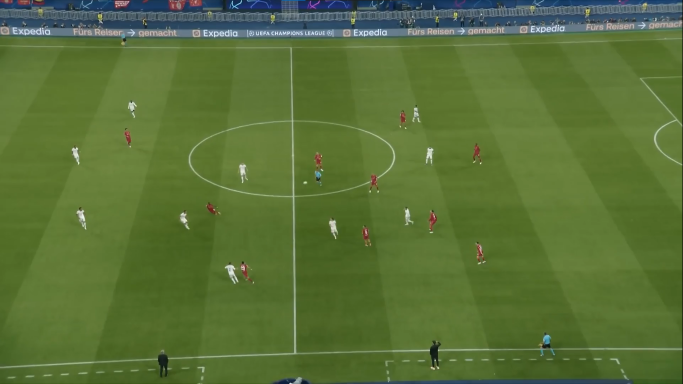
#> input picture Task 2 - Medical Image Classifier and Football games analyzer/SampleImage.png, 1366 x 768 px (shown at 1/2 size)
$ python test.py
#> lines starting #> are read from the running program, lines starting #| are printed output that depends on the picture; after the words box and inside, x2 and y2 are one past the last pixel; in counts of white or black regions, pixels touching at a corner belong together
import cv2

# Load the image (replace 'image.jpg' with the path to your image)
image = cv2.imread('SampleImage.png')
#> image is the input picture: shape (768, 1366, 3); mean B, G, R 55.4, 112.5, 88.6

target_width, target_height = 1366, 720
original_width, original_height = 1920, 1080  # Assuming the original image is 1080p

# Calculate scaling factors
scale_x = target_width / original_width
scale_y = target_height / original_height

# Example YOLO-style bounding box values
center_x = 1223.846923828125 * scale_x  # x-coordinate of the center
center_y = 999.3421020507812 * scale_y  # y-coordinate of the center
width = 33.0718994140625 * scale_x    # width of the box
height = 85.6131591796875 * scale_y # height of the box

# Calculate the top-left and bottom-right corners of the bounding box
top_left = (int(center_x - width / 2), int(center_y - height / 1.3 + height))
bottom_right = (int(center_x + width / 2), int(center_y + height / 2  + height))

# Draw the rectangle on the image
cv2.rectangle(image, top_left, bottom_right, color=(0, 255, 0), thickness=2)
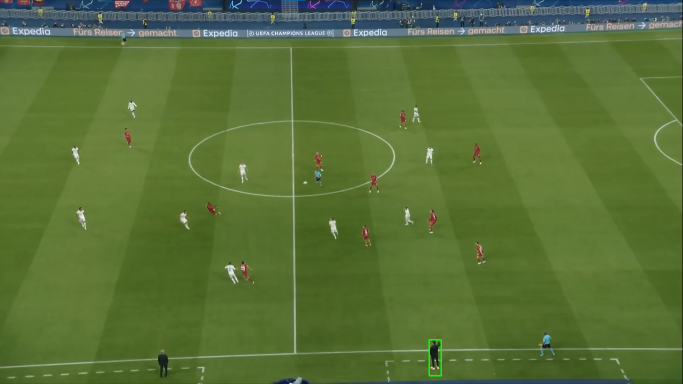
#> image: shape (768, 1366, 3) (shown at 1/2 size); 0.05% of pixels changed, all inside (x1, y1, x2, y2) = (857, 678, 884, 753)

# Display the image with the rectangle
cv2.imshow('Corrected Bounding Box', image)
cv2.waitKey(0)
cv2.destroyAllWindows()
